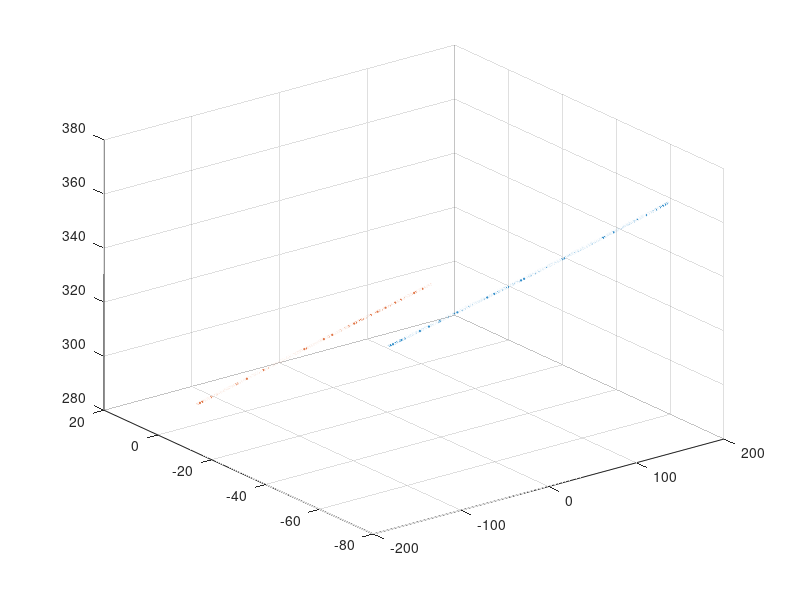
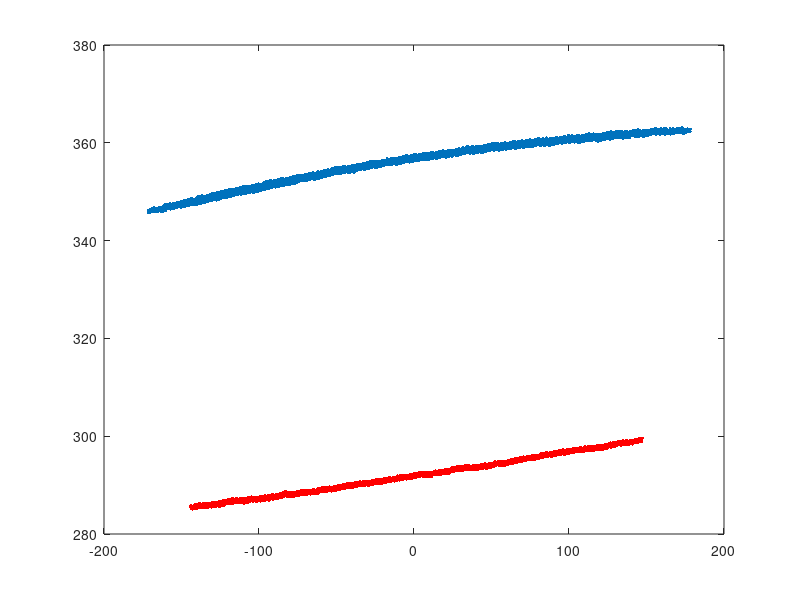

Here is the MATLAB script that generated these plots, in order:
data=importdata('cloud_0.txt');
data=data.*17 %mm
figure (1)
scatter3(data(1,2:end),data(2,2:end),data(3,2:end), 1);
figure (2)
plot(data(1,2:end),data(3,2:end),'.')

data=importdata('cloud_1.txt');
data=data.*17 %mm
figure (1)
hold on;
scatter3(data(1,2:end),data(2,2:end),data(3,2:end), 1);
hold off;
figure (2)
hold on;
plot(data(1,2:end),data(3,2:end),'r.')
hold off;